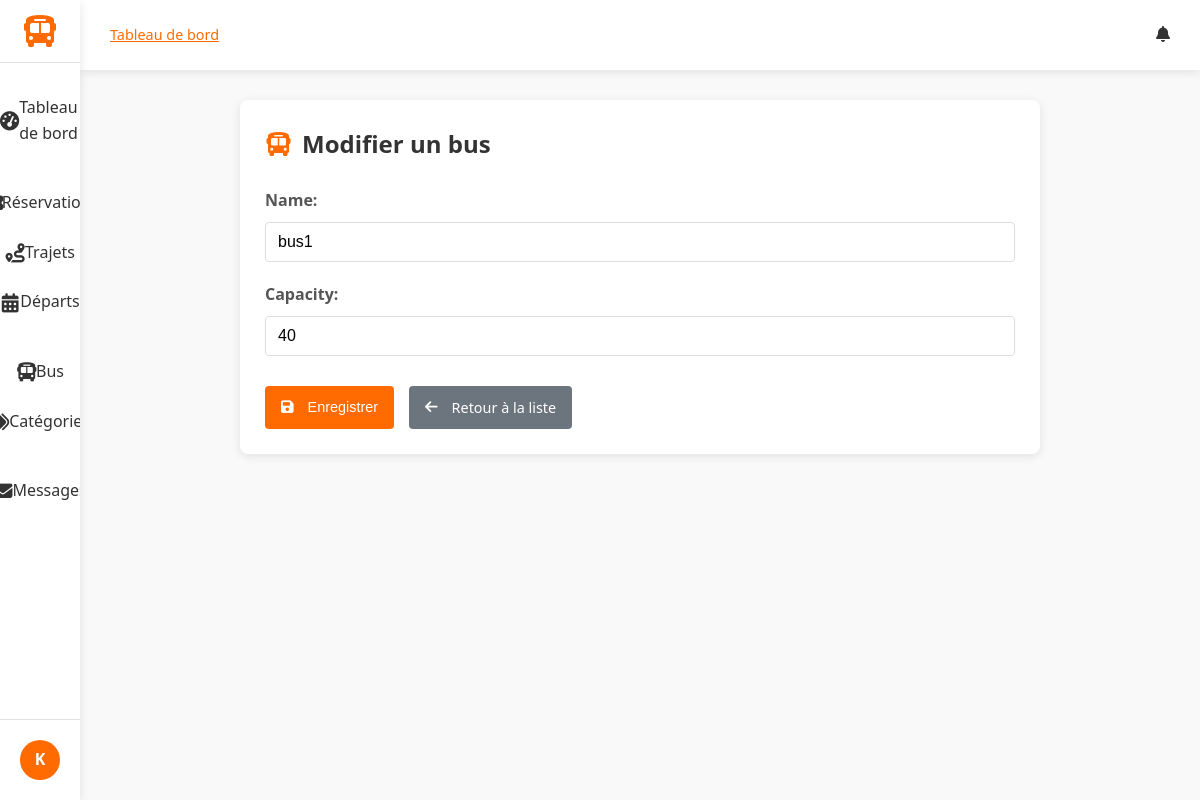
Page /dashboard/buses/1/edit/ (signed in) on the committed database.
### accounts/models.py (models this page shows, shortened)
class CustomUser(AbstractUser):
    """
    Modèle utilisateur personnalisé. Hérite de AbstractUser (nom d'utilisateur, email, etc.).
    Nous pourrions ajouter des champs ici (par ex. is_client), mais utilisons la version minimale.
    """

### trips/models.py (models this page shows, shortened)
class Bus(models.Model):
    name = models.CharField(max_length=100)
    capacity = models.PositiveIntegerField()

### gareci_admin/views.py (the view)
# urls.py: path('buses/<int:pk>/edit/', BusUpdateView.as_view(), name='bus_edit'),
class BusUpdateView(StaffRequiredMixin, UpdateView):
    model = Bus
    fields = ['name', 'capacity']
    template_name = 'dashboard/bus_form.html'
    success_url = reverse_lazy('dashboard:bus_list')

### gareci_admin/utils.py (called while the page is built)
    def test_func(self):
        return self.request.user.is_staff

### gareci_admin/templates/dashboard/bus_form.html (shortened to what this page needs)
{% extends 'dashboard/dashboard_base.html' %}
{% block content %}
<div class="bus-form-container">
    <div class="bus-form-header">
        <i class="fas fa-bus"></i>
        <h2>{% if form.instance.pk %}Modifier{% else %}Ajouter{% endif %} un bus</h2>
    </div>
    <form method="post">
        {% for field in form %}
        <div class="form-group">
            {{ field.label_tag }}
            {{ field }}
        </div>
        {% endfor %}
        <div class="form-actions">
            <button type="submit" class="btn btn-primary">
                <i class="fas fa-save"></i> Enregistrer
            </button>
            <a href="{% url 'dashboard:bus_list' %}" class="btn btn-secondary">
                <i class="fas fa-arrow-left"></i> Retour à la liste
            </a>
        </div>
    </form>
</div>
{% endblock %}

### gareci_admin/templates/dashboard/dashboard_base.html (shortened to what this page needs)
{% load static %}
<!DOCTYPE html>
<html lang="fr">
<head>
    <link rel="stylesheet" href="https://cdnjs.cloudflare.com/ajax/libs/font-awesome/6.4.0/css/all.min.css">
    <link rel="stylesheet" href="{% static 'css/dashboard_base.css' %}">
</head>
<body>
    <div class="dashboard-container">
        <aside class="sidebar">
            <div class="logo">
                <i class="fas fa-bus"></i>
            </div>
            <nav class="sidebar-nav">
                <ul class="nav-list">
                    <li class="{% if active_tab == 'dashboard' %}active{% endif %}">
                        <a href="{% url 'dashboard:index' %}">
                            <i class="fas fa-tachometer-alt"></i> Tableau de bord
                        </a>
                    </li>
                    <li class="nav-section-header">
                    </li>
                    <li class="{% if active_tab == 'reservations' %}active{% endif %}">
                        <a href="{% url 'dashboard:reservation_list' %}">
                             Réservations
                        </a>
                    </li>
                    <li class="{% if active_tab == 'trips' %}active{% endif %}">
                        <a href="{% url 'dashboard:trip_list' %}">
                            <i class="fas fa-route"></i> Trajets
                        </a>
                    </li>
                    <li class="{% if active_tab == 'departures' %}active{% endif %}">
                        <a href="{% url 'dashboard:departure_list' %}">
                            <i class="fas fa-calendar-alt"></i> Départs
                        </a>
                    </li>
                    <li class="nav-section-header">
                    </li>
                    <li class="{% if active_tab == 'buses' %}active{% endif %}">
                        <a href="{% url 'dashboard:bus_list' %}">
                            <i class="fas fa-bus"></i> Bus
                        </a>
                    </li>
                    <li class="{% if active_tab == 'categories' %}active{% endif %}">
                        <a href="{% url 'dashboard:category_list' %}">
                            <i class="fas fa-tags"></i> Catégories
                        </a>
                    </li>
                    <li class="nav-section-header">
                    </li>
                    <li class="{% if active_tab == 'messages' %}active{% endif %}">
                        <a href="{% url 'dashboard:message_list' %}">
                            <i class="fas fa-envelope"></i> Messages
                        </a>
                    </li>
                </ul>
            </nav>
            <div class="sidebar-footer">
                <div class="user-profile">
                    <div class="user-avatar">
                        {% if user.profile.image %}
                            <img src="{{ user.profile.image.url }}" alt="{{ user.username }}">
                        {% else %}
                            <div class="avatar-initials">
                                {{ user.username|slice:":1"|upper }}
                            </div>
                        {% endif %}
                    </div>
                </div>
            </div>
        </aside>
        <main class="main-content">
            <header class="content-header">
                <div class="header-left">
                    <div class="breadcrumbs">
                        {% block breadcrumbs %}
                        <a href="{% url 'dashboard:index' %}">Tableau de bord</a>
                        {% endblock %}
                    </div>
                </div>
                <div class="header-right">
                    {% block header_actions %}
                    <div class="notifications">
                        <i class="fas fa-bell"></i>
                    </div>
                    {% endblock %}
                </div>
            </header>
            <div class="content-wrapper">
                {% block content %}{% endblock %}
            </div>
        </main>
    </div>
</body>
</html>

### static/css/dashboard_base.css (style rules this page uses)
:root { --primary: #FF6B00; --primary-dark: #E05D00; --secondary: #0056B3; --dark: #333333; --light: #F5F5F5; --gray: #888888; --light-gray: #E0E0E0; --sidebar-width: 280px; --sidebar-collapsed-width: 80px; --header-height: 70px; --blue: #4285F4; --green: #34A853; --orange: #FBBC05; --red: #EA4335; --border-radius: 8px; --box-shadow: 0 2px 10px rgba(0, 0, 0, 0.1); --transition: all 0.3s ease; }
* { margin: 0; padding: 0; box-sizing: border-box; }
body { font-family: 'Segoe UI', Tahoma, Geneva, Verdana, sans-serif; background-color: #f9f9f9; color: var(--dark); line-height: 1.6; }
.dashboard-container { display: flex; min-height: 100vh; }
.sidebar { width: var(--sidebar-width); background-color: white; box-shadow: var(--box-shadow); display: flex; flex-direction: column; transition: var(--transition); z-index: 100; height: 100vh; position: fixed; }
.logo { display: flex; align-items: center; padding: 20px; border-bottom: 1px solid var(--light-gray); }
.logo i { font-size: 2rem; color: var(--primary); margin-right: 10px; }
.sidebar-nav { flex: 1; padding: 20px 0; overflow-y: auto; }
.nav-list { list-style: none; }
.nav-section-header { padding: 15px 20px 5px; font-size: 0.8rem; text-transform: uppercase; color: var(--gray); letter-spacing: 0.5px; }
.nav-list li a { display: flex; align-items: center; padding: 12px 20px; color: var(--dark); text-decoration: none; transition: var(--transition); }
.nav-list li a i { margin-right: 10px; width: 20px; text-align: center; }
.sidebar-footer { padding: 20px; border-top: 1px solid var(--light-gray); }
.user-profile { display: flex; align-items: center; }
.user-avatar { margin-right: 12px; }
.avatar-initials { width: 40px; height: 40px; border-radius: 50%; background-color: var(--primary); color: white; display: flex; align-items: center; justify-content: center; font-weight: bold; }
.main-content { flex: 1; margin-left: var(--sidebar-width); transition: var(--transition); min-height: 100vh; display: flex; flex-direction: column; }
.content-header { display: flex; justify-content: space-between; align-items: center; padding: 0 30px; height: var(--header-height); background-color: white; box-shadow: var(--box-shadow); position: sticky; top: 0; z-index: 90; }
.header-left { display: flex; align-items: center; }
.breadcrumbs { font-size: 0.9rem; color: var(--gray); }
.breadcrumbs a { color: var(--primary); }
.header-right { display: flex; align-items: center; gap: 20px; }
.notifications { position: relative; cursor: pointer; }
.content-wrapper { flex: 1; padding: 30px; background-color: #f9f9f9; }
.btn { display: inline-flex; align-items: center; justify-content: center; padding: 8px 16px; border-radius: var(--border-radius); font-weight: 500; cursor: pointer; transition: var(--transition); border: none; font-size: 0.9rem; }
.btn i { margin-right: 6px; }
.btn-primary { background-color: var(--primary); color: white; }
@media (max-width: 1200px) { .sidebar { width: var(--sidebar-collapsed-width); } }
@media (max-width: 1200px) { .logo { justify-content: center; padding: 15px 0; } }
@media (max-width: 1200px) { .logo i { margin-right: 0; } }
@media (max-width: 1200px) { .nav-list li a { justify-content: center; padding: 12px 0; } }
@media (max-width: 1200px) { .nav-list li a i { margin-right: 0; font-size: 1.2rem; } }
@media (max-width: 1200px) { .user-avatar { margin-right: 0; } }
@media (max-width: 1200px) { .main-content { margin-left: var(--sidebar-collapsed-width); } }

### rows in the picture
CustomUser: username "K"
Bus: form "bus1" "40"

### other values in the picture
{{ field.label_tag }} "Name:" "Capacity:"
